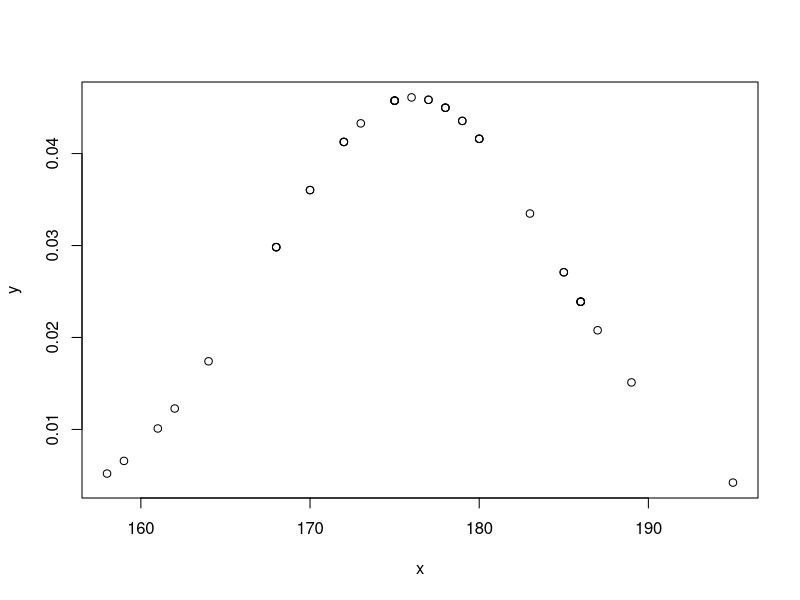
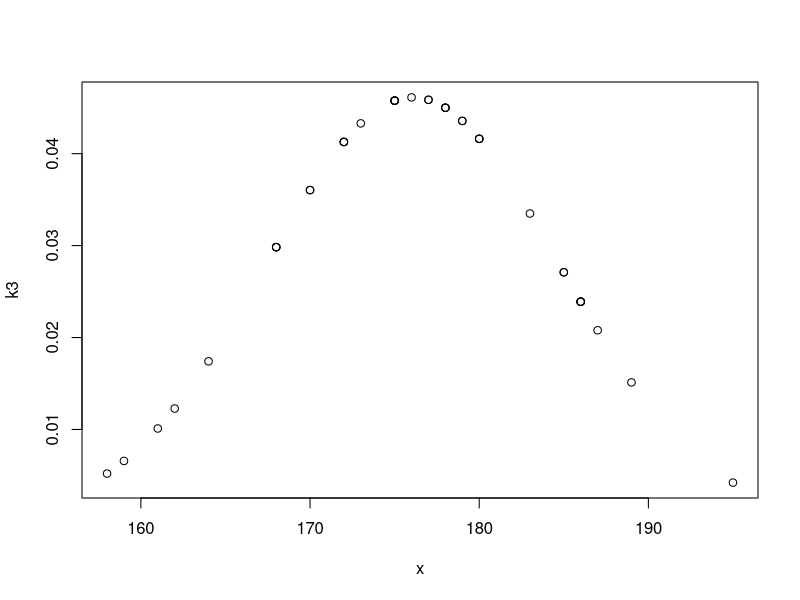
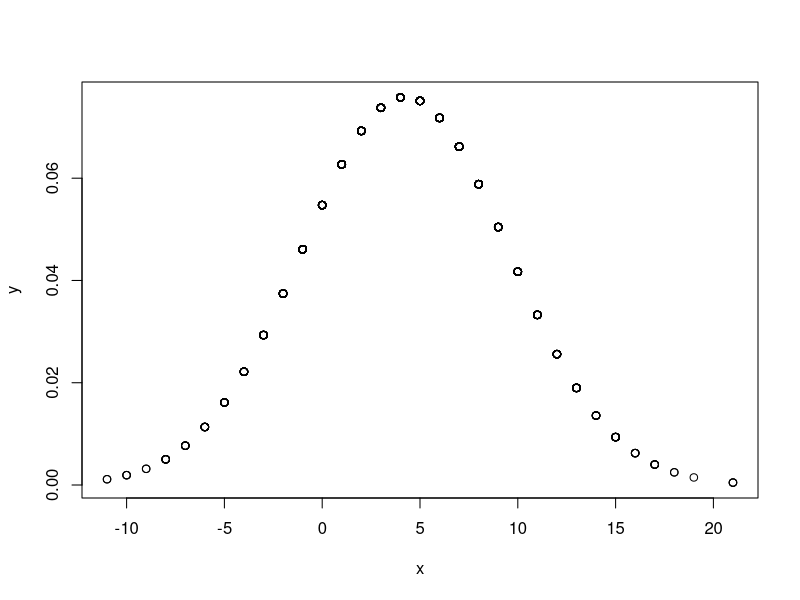
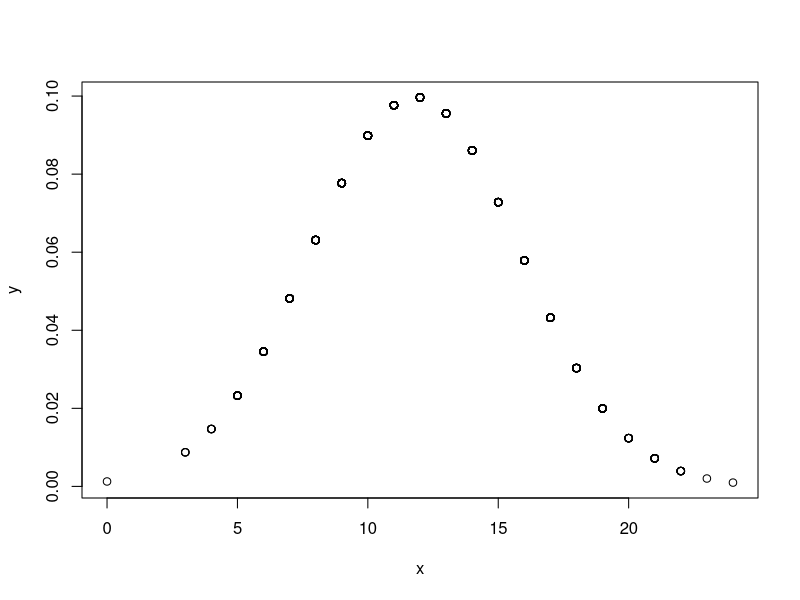
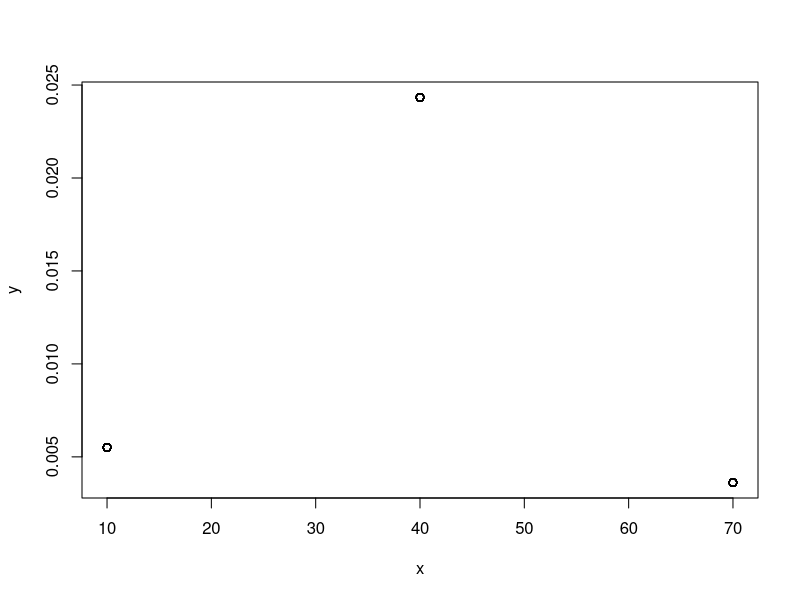

The R script that drew these images, in order:
x = c(186, 176, 158, 180, 186, 168, 168, 164, 178, 170, 189, 195, 172,
     187, 180, 186, 185, 168, 179, 178, 183, 179, 170, 175, 186, 159,
     161, 178, 175, 185, 175, 162, 173, 172, 177, 175, 172, 177, 180)

y<-dnorm(x,mean(x),sd(x))
plot(x,y)
print(mean(x))
print(sd(x))

k=(x-mean(x))*(x-mean(x))/(2*sd(x)*sd(x))
k1=exp(-k)
k2=1/sqrt(2*3.14*sd(x)*sd(x))
k3=k2*k1
plot(x,k3)

setwd("E:/MCA/unit III")
guna<-read.csv("guna1.csv")
head(guna)
summary(guna)

x<-guna$Attitude
print(x)
print(mean(guna$Attitude))
print(sd(guna$Attitude))

y<-dnorm(guna$Attitude,mean=mean(guna$Attitude),sd=sd(guna$Attitude))
plot(x,y)


x<-guna$Apptitude
print(x)
print(mean(guna$Apptitude))
print(sd(guna$Apptitude))

y<-dnorm(guna$Apptitude,mean=mean(guna$Apptitude),sd=sd(guna$Apptitude))
plot(x,y)

x<-guna$Att.Value
print(x)
print(mean(guna$Att.Value))
print(sd(guna$Att.Value))

y<-dnorm(guna$Att.Value,mean=mean(guna$Att.Value),sd=sd(guna$Att.Value))
plot(x,y)
